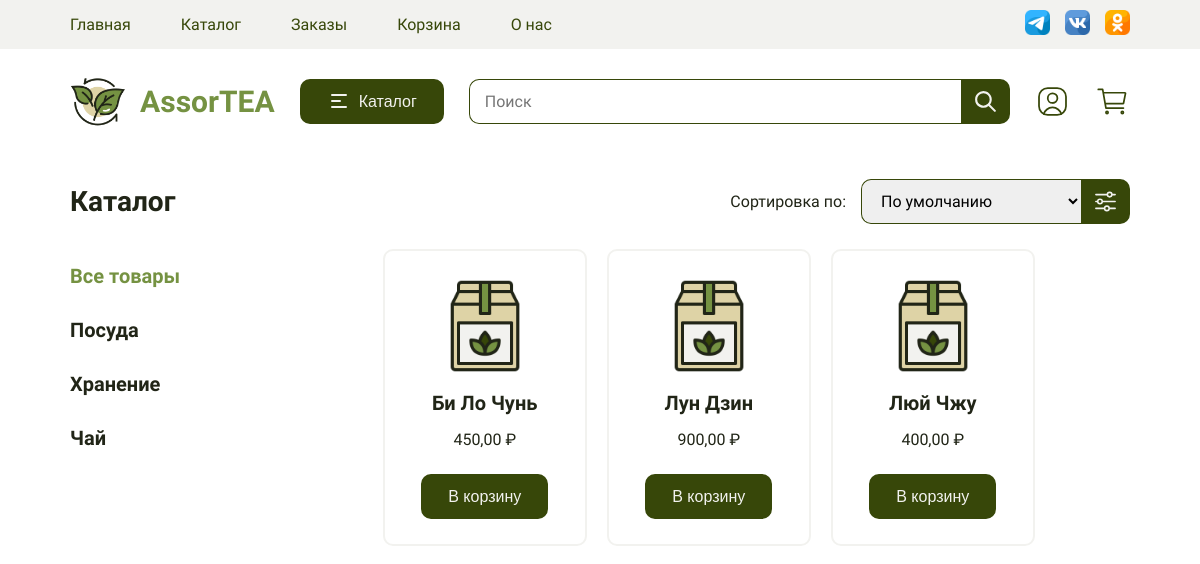
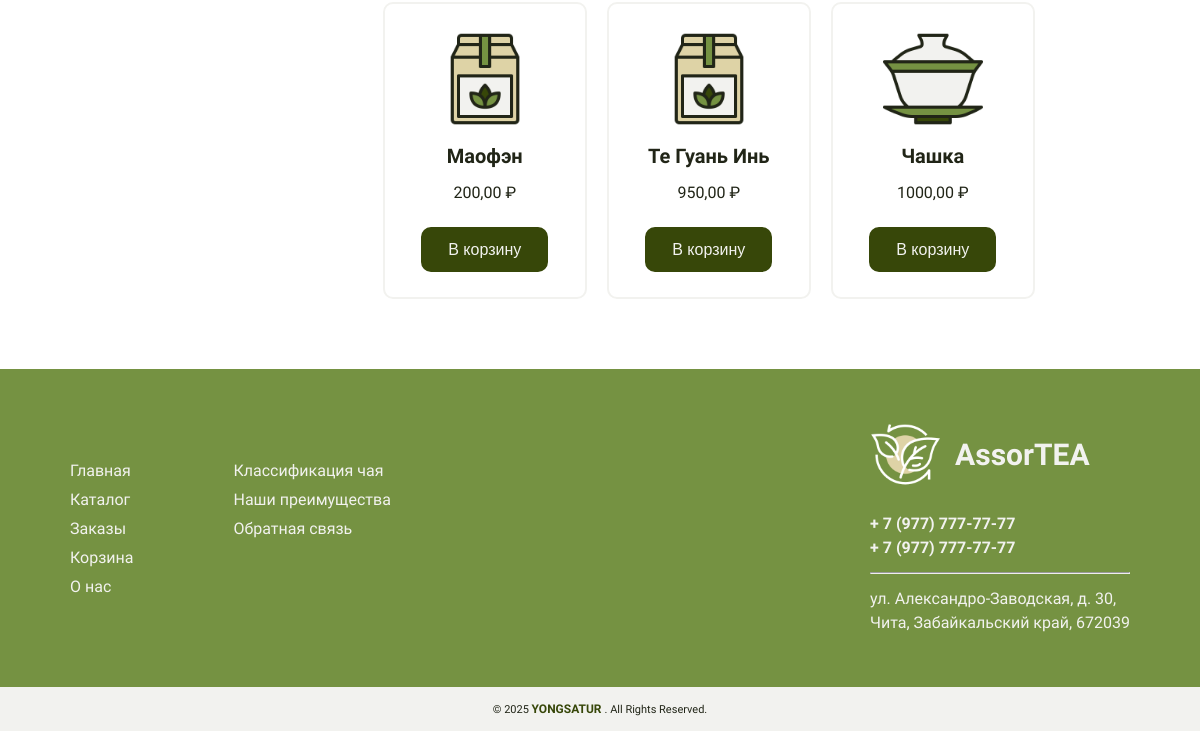
The app's page /catalog/, older data (2 pictures, top to bottom).
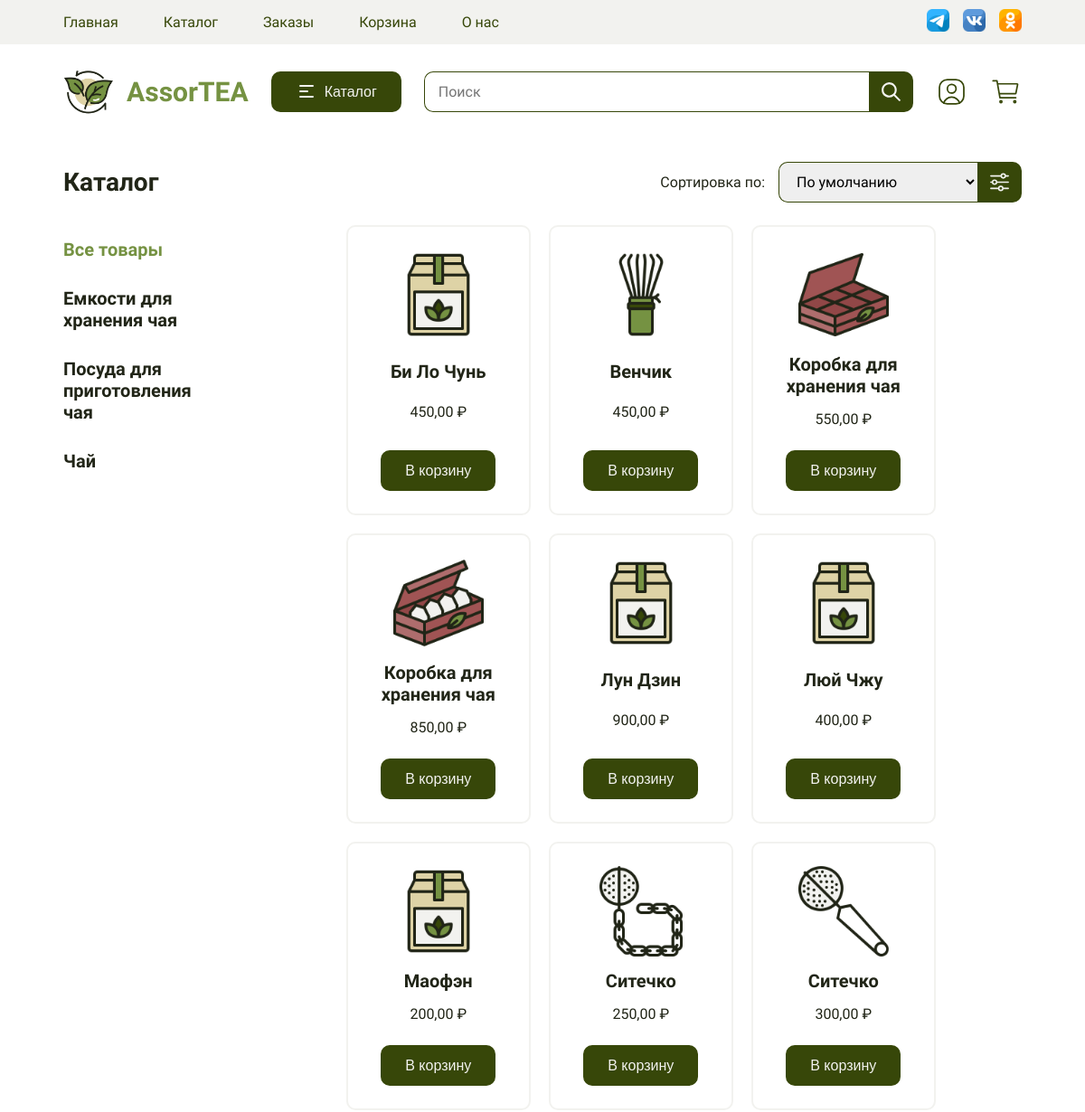
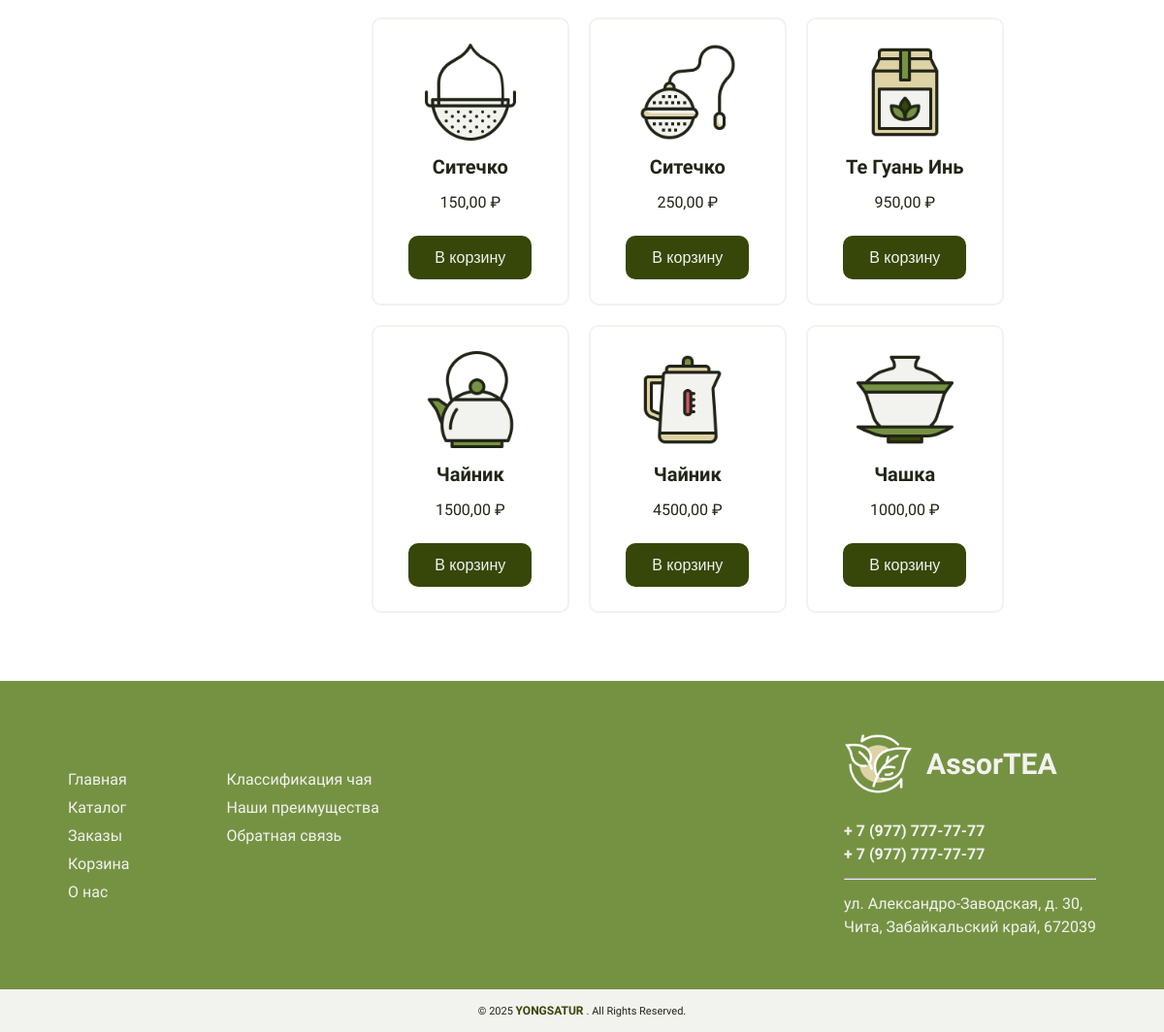
The same page, newer data (2 pictures, top to bottom).
### eshop/models.py (models this page shows, shortened)
class Category(models.Model):
    name = models.CharField(max_length = 250, db_index = True)
    slug = models.SlugField(max_length = 250, db_index = True, unique = True)
    class Meta:
        ordering = ('name', )
        verbose_name = 'Категория'
        verbose_name_plural = 'Категории'

class Product(models.Model):
    categoryID = models.ForeignKey(Category, related_name = 'products', on_delete = models.CASCADE)
    sortID = models.ForeignKey(Sort, blank = True, null = True, on_delete = models.SET_NULL)
    countryID = models.ForeignKey(Country, blank = True, null = True, on_delete = models.SET_NULL)
    name = models.CharField(max_length = 250, db_index = True)
    slug = models.SlugField(max_length = 250, db_index = True)
    image = models.ImageField(upload_to = 'products', blank = True, null = True)
    price = models.DecimalField(max_digits = 10, decimal_places = 2)
    description = models.TextField(blank = True)
    weight = models.DecimalField(max_digits = 5, decimal_places = 0, default = 0)
    available = models.BooleanField(default = True)
    class Meta:
        ordering = ('name', )
        indexes = [models.Index(fields = ['id', 'slug'])]
        verbose_name = 'Продукт'
        verbose_name_plural = 'Продукты'

### eshop/views.py (the view)
# urls.py: path('catalog/', views.products, name = 'products'),
def products(request, category_slug = None):
    categoryID = None
    categories = Category.objects.all()
    products = Product.objects.filter(available = True)
    query = request.GET.get('query')
    sort = request.GET.get('select')
    print(sort)
    if query:
        products = products.filter(Q(name__contains = query))
    else:
        if sort == 'asc':
            products = products.order_by('price')
        elif sort == 'desc':
            products = products.order_by('-price')
        if category_slug:
            categoryID = get_object_or_404(Category, slug = category_slug)
            products = products.filter(categoryID = categoryID)
    return render(request, 'catalog.html', {
        'categoryID': categoryID,
        'categories': categories,
        'products': products,
        'query': query,
        'sort': sort
    })

### eshop/templates/catalog.html (shortened to what this page needs)
{% extends "index.html" %}
{% load static %}
{% block content %}
<section class="sort">
    <h2>Каталог</h2>
    <form class="search" action="{% url 'products' %}" method="GET">
        <div class="select">
            <p>Сортировка по: </p>
            <select name="select">
                <option value="default">По умолчанию</option>
            </select>
        </div>
        <button type="submit" title="Сортировать">
        </button>
    </form>
</section>
<section class="catalog">
    <div class="categories">
        {% if categoryID.name %}
            <a href="/catalog/">
                <h3>Все товары</h3>
            </a>
        {% else %}
            <a href="/catalog/">
                <h3 class="tab">Все товары</h3>
            </a>
        {% endif %}
        {% for category in categories %}
            <a href="{% url 'products_by_category' category.slug %}">
                {% if categoryID.name == category.name %}
                    <h3 class="tab">{{category.name}}</h3>
                {% else %}
                    <h3>{{category.name}}</h3>
                {% endif %}
            </a>
        {% endfor %}
    </div>
    <div class="products">
        {% for product in products %}
            <a class="product" href="{% url 'product' product.id product.slug %}">
                {% if product.image %}
                    <img src="{{product.image.url}}" alt="{{product.name}}">
                {% else %}
                    <img src="{% static 'images/no_image.png' %}">
                {% endif %}
                <h3>{{product.name}}</h3>
                <p>{{product.price}} ₽</p>
                <form action="{% url 'cart_add' product.id %}" method="POST" class="cartAddForm" id="cartAddForm">
                    <button type="submit">В корзину</button>
                </form>
            </a>
        {% endfor %}
    </div>
</section>
{% endblock %}

### eshop/templates/index.html (shortened to what this page needs)
{% load static %}
<!DOCTYPE html>
<html lang="ru">
<head>
    <link href="{% static 'css/style.css' %}" type="text/css" rel="stylesheet">
</head>
<body>
    <header>
        <nav class="navigation">
            <ul class="header_menu">
                <li class="menu_item">
                    <a href="/">Главная</a>
                </li>
                <li class="menu_item">
                    <a href="/catalog/">Каталог</a>
                </li>
                <li class="menu_item">
                    <a href="/orders/">Заказы</a>
                </li>
                <li class="menu_item">
                    <a href="{% url 'cart' %}">Корзина</a>
                </li>
                <li class="menu_item">
                    <a href="/about/">О нас</a>
                </li>
            </ul>
        </nav>
        <div class="social_items">
            <a href="#" target="_blank" title="Телеграм">
                <img src="{% static '/images/social/telegram.png' %}"></span>
            </a>
            <a href="#" target="_blank" title="ВКонтакте">
                <img src="{% static '/images/social/vk.png' %}"></span>
            </a>
            <a href="#" target="_blank" title="Одноклассники">
                <img src="{% static '/images/social/odnoklassniki.png' %}"></span>
            </a>
        </div>
    </header>
    <section class="header_main">
        <div class="logo">
            <img src="{% static 'images/logo.png' %}" alt="ASSORTEA">
            <h1><b>Assor</b>TEA</h1>
            <a href="/catalog/">
                <button type="button">
                    <svg xmlns="http://www.w3.org/2000/svg" viewBox="0 0 25 25">
                        <path fill="currentColor" d="M4 6a1 1 0 0 1 1-1h14a1 1 0 1 1 0 2H5a1 1 0 0 1-1-1Zm0 12a1 1
                            0 0 1 1-1h14a1 1 0 1 1 0 2H5a1 1 0 0 1-1-1Zm1-7a1 1 0 1 0 0 2h8a1 1 0 1 0 0-2H5Z"/>
                    </svg>
                    Каталог
                </button>
            </a>
            <form class="search" action="{% url 'products' %}" method="GET">
                {% if query %}
                    <input name="query" value="{{query}}" type="search" placeholder="Поиск">
                {% else %}
                    <input name="query" type="search" placeholder="Поиск">
                {% endif %}
                <button type="submit" title="Найти">
                    <svg xmlns="http://www.w3.org/2000/svg" width="200" height="200" viewBox="0 0 24 24">
                        <path fill="currentColor" d="M10 4a6 6 0 1 0 0 12a6 6 0 0 0 0-12zm-8 6a8 8 0 1 1 14.32
                        4.906l5.387 5.387a1 1 0 0 1-1.414 1.414l-5.387-5.387A8 8 0 0 1 2 10z"/>
                    </svg>
                </button>
            </form>
        </div>
        <div class="users_menu">
            <ul>
                <li class="menu_item">
                    <a href="/orders/" title="Личный кабинет">
                    </a>
                </li>
                <li class="menu_item">
                    <a href="{% url 'cart' %}" title="Корзина">
                    </a>
                </li>
            </ul>
        </div>
    </section>
    {% block content %}{% endblock %}
    <footer>
        <div class="navigation">
            <ul class="menu">
                <li class="menu_item">
                    <a href="/">Главная</a>
                </li>
                <li class="menu_item">
                    <a href="/catalog/">Каталог</a>
                </li>
                <li class="menu_item">
                    <a href="/orders/">Заказы</a>
                </li>
                <li class="menu_item">
                    <a href="/cart/">Корзина</a>
                </li>
                <li class="menu_item">
                    <a href="/about/">О нас</a>
                </li>
            </ul>
            <ul class="menu">
                <li class="menu_item">
                    <a href="#type_tea">Классификация чая</a>
                </li>
                <li class="menu_item">
                    <a href="#adventages">Наши преимущества</a>
                </li>
                <li class="menu_item">
                    <a href="#feedback">Обратная связь</a>
                </li>
            </ul>
        </div>
        <div class="address">
            <div class="logo">
                <img src="{% static 'images/logo_w.png' %}" alt="ASSORTEA">
                <h1>AssorTEA</h1>
            </div>
            <ul class="address_items">
                <li><b>+ 7 (977) 777-77-77</b></li>
                <li><b>+ 7 (977) 777-77-77</b></li>
                <hr/>
                <li>ул. Александро-Заводская, д. 30,</li>
                <li>Чита, Забайкальский край, 672039</li>
            </ul>
        </div>
    </footer>
    <section class="copyright">
		<p>&copy; 2025 <a href="https://github.com/yongsatur" target="_blank" title="Перейти на GitHub разработчика">
			<strong>YONGSATUR</strong>
		</a>. All Rights Reserved.</p>
	</section>
</body>
</html>

### static/css/style.css (style rules this page uses)
html { font-family: sans-serif; }
body { margin: 0; }
ul { display: flex; padding: 0; margin: 0; list-style: none; }
h1, h2, h3, h4, h5, h6, span, p, a, li, small, label { font-family: "Mulish", serif; margin: 0; color: #212517; }
h1 { font-family: "Rubik Vinyl", serif; color: #759242; font-weight: 600; font-size: 30px; }
h2 { font-weight: 600; font-size: 28px; padding-bottom: 70px; }
h2::after { position: relative; display: block; content: ''; width: 75px; height: 2px; top: 30px; left: 0; right: 0; bottom: 0; margin: 0 auto; background: #212517; }
h3 { font-weight: 600; font-size: 20px; padding: 15px 0; }
p, li { font-size: 16px; }
a { text-decoration: none; }
b { color: #759242; }
.tab { color: #759242; }
button { height: 45px; padding: 0 25px; border-radius: 10px; font-size: 16px; color: #f2f2ef; background-color: #374709; border: 2px solid #374709; }
input, textarea { box-sizing: border-box; font-family: "Mulish", serif; display: block; font-size: 16px; padding: 12.5px 15px; border-radius: 10px; border: 1px solid #374709; width: 100%; margin-right: 25px; }
select { height: 45px; font-family: "Mulish", serif; display: block; font-size: 16px; padding: 0 15px; border-radius: 10px 0 0 10px; border: 1px solid #374709; border-right: none; }
form input, textarea { margin: 20px 0; }
form button, .product button, .cart button { width: 100%; }
header { display: flex; justify-content: space-between; align-items: center; background-color: #f2f2ef; padding: 10px 70px; }
header nav li { margin: 0 50px 0 0; }
header nav li a { color: #374709; }
.social_items { display: flex; }
.social_items img { width: 25px; height: auto; margin-left: 15px; }
.header_main { display: flex; justify-content: space-between; align-items: center; padding: 10px 70px; }
.header_main .logo { display: flex; justify-content: space-between; align-items: center; width: 100%; }
.header_main .logo img { width: 55px; height: auto; margin-right: 15px; }
.header_main button { display: flex; align-items: center; margin: 0 25px; }
button svg { width: 25px; height: 25px; margin-right: 7px; }
.header_main .users_menu svg { display: flex; width: 35px; height: auto; margin-left: 25px; }
.header_main .users_menu .menu_item a { color: #374709; }
.search { display: flex; justify-content: flex-end; width: 100%; align-items: center; }
.search input { height: 45px; border-radius: 10px 0 0 10px; border-right: none; }
.search button { display: flex; align-items: center; width: auto; margin: 0; padding: 5px 10px; border-radius: 0 10px 10px 0; }
.search button svg { margin: 0; }
.sort { display: flex; justify-content: space-between; align-items: center; padding: 25px 70px 0px; }
.sort .select { display: flex; justify-content: flex-end; align-items: center; }
.sort h2 { padding: 0; }
.sort h2::after { display: none; }
.sort p { margin-right: 15px; }
.catalog { display: flex; padding: 25px 70px 50px; }
.catalog .categories { width: 20%; }
.catalog .products { display: flex; justify-content: center; flex-wrap: wrap; width: 100%; margin-left: 25px; }
.catalog .product { display: flex; text-align: center; width: 150px; padding: 25px; margin: 0 0 20px 20px; border: #f2f2ef solid 2px; border-radius: 10px; flex-direction: column; justify-content: space-between; align-items: center; }
.catalog .product p { margin-bottom: 5px; }
.catalog .product img { width: 100px; }
.catalog .product button { margin-top: 20px; }
footer { display: flex; justify-content: space-between; align-items: center; background-color: #759242; padding: 50px 70px; }
footer b { font-weight: 700; color: #f2f2ef; }
footer .logo { display: flex; align-items: center; margin-bottom: 25px; }
footer .logo img { width: 70px; }
footer .logo h1 { color: #f2f2ef; margin-left: 15px; }
footer .navigation { display: flex; }
footer .navigation .menu { display: block; margin-right: 100px; }
footer .navigation .menu li { margin: 10px 0; }
footer .navigation .menu li a { color: #f2f2ef; }
footer .address .address_items { display: block; }
footer .address .address_items li { color: #f2f2ef; margin: 5px 0; }
footer .address .address_items hr { margin: 15px 0; }
.copyright { background: #f2f2ef; text-align: center; padding: 15px 0; }
.copyright p { font-size: 11px; }
.copyright p a { font-size: 12px; }
.copyright p a strong { color: #374709; }

Row changes from the older to the newer data that the page shows:
changed Category: name "Хранение" → "Емкости для хранения чая"; moves up the list
changed Category: name "Посуда" → "Посуда для приготовления чая"
added Product: image (picture), name "Венчик", price "450,00"
added Product: image (picture), name "Коробка для хранения чая", price "550,00"
added Product: image (picture), name "Коробка для хранения чая", price "850,00"
added Product: image (picture), name "Ситечко", price "250,00"
added Product: image (picture), name "Ситечко", price "300,00"
added Product: image (picture), name "Ситечко", price "150,00"
added Product: image (picture), name "Ситечко", price "250,00"
added Product: image (picture), name "Чайник", price "1500,00"
added Product: image (picture), name "Чайник", price "4500,00"
